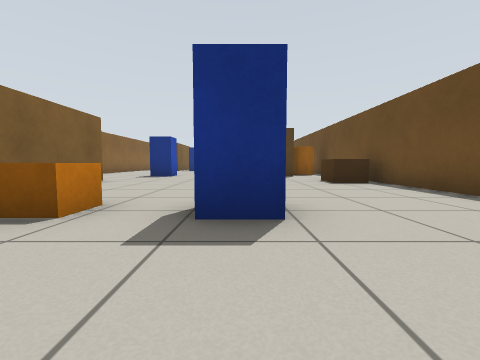
View 1 (above)

23 first-person views from a walk through a robot-simulator world made for Gazebo. The camera is 0.5 m above the floor, tilts 4° down and sees 90° across. The floor is counted in squares, 1 m on a side. Each view is taken from the middle of a square. On the plan, view 1 faces up. The plan holds only what a view shows up to about 9 squares ahead; the rest is blank.

View 2
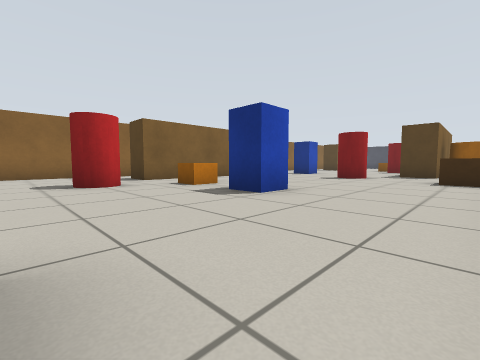

View 3
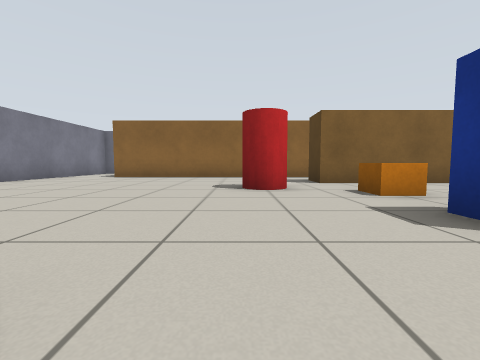

View 4
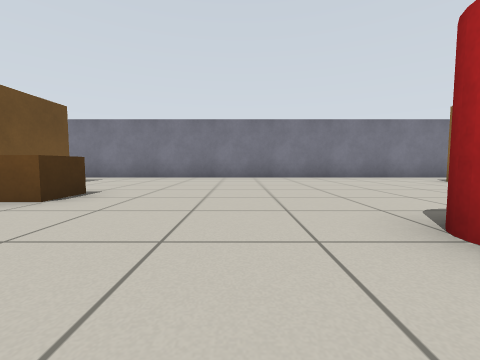

View 5
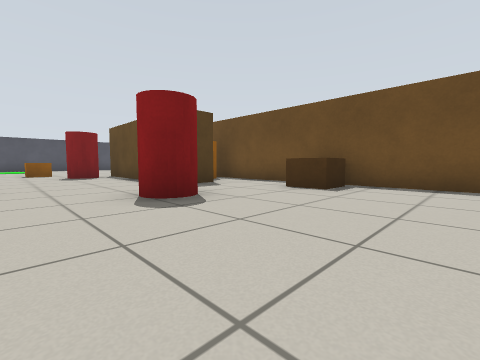

View 6
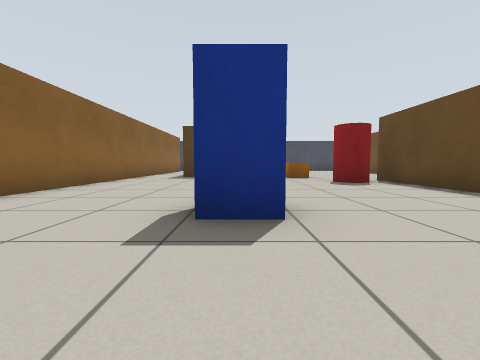

View 7
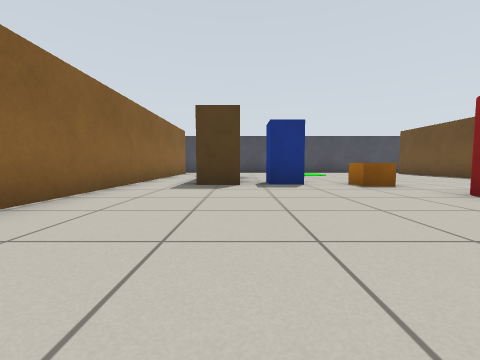

View 8
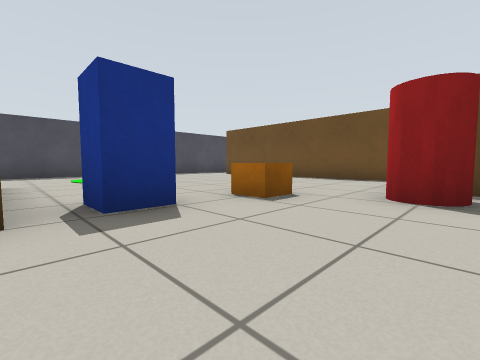

View 9
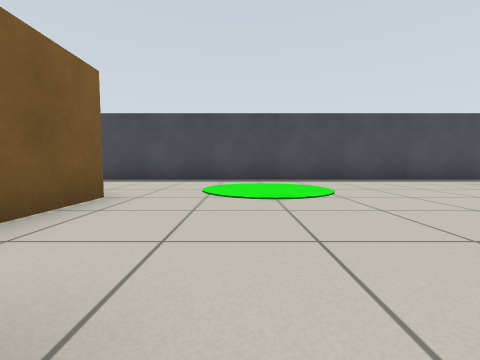

View 10
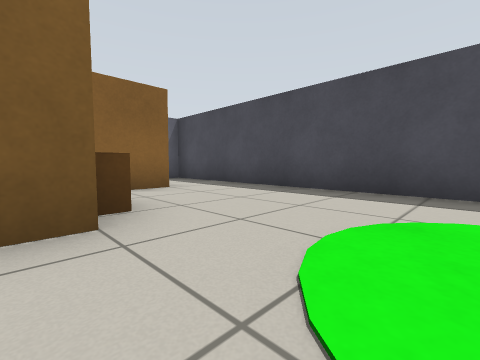

View 11
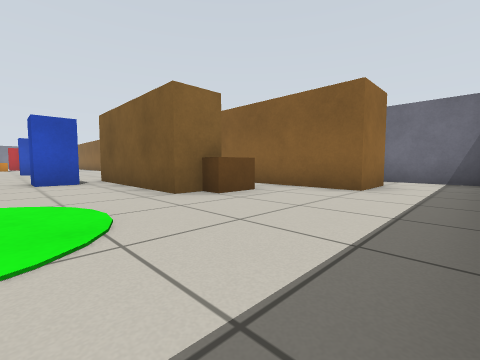

View 12
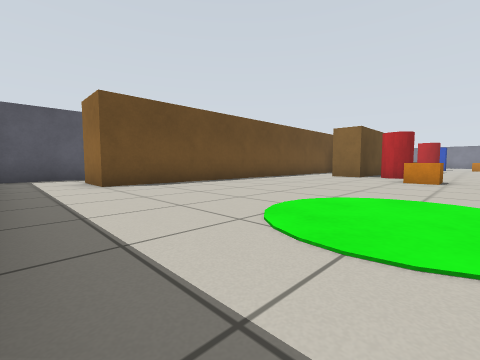

View 13
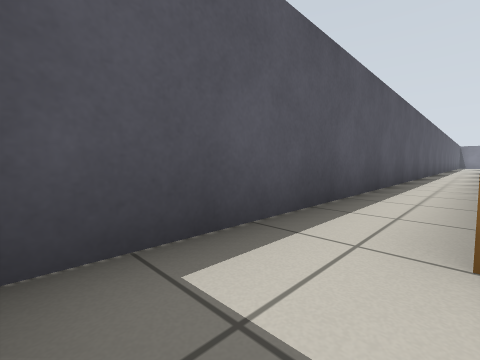

View 14
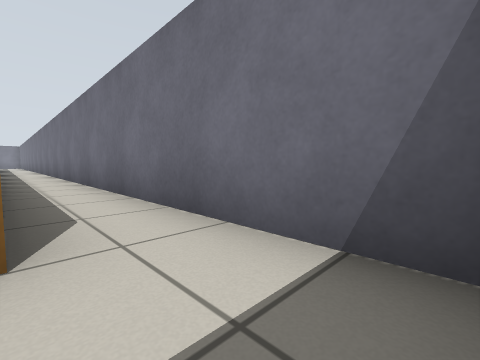

View 15
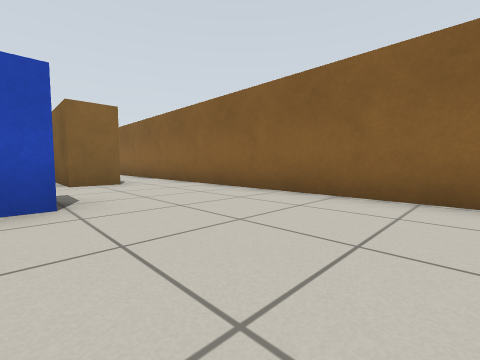

View 16
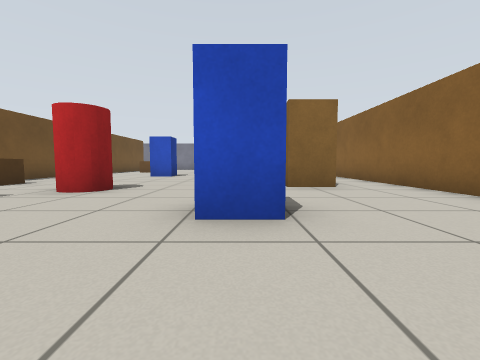

View 17
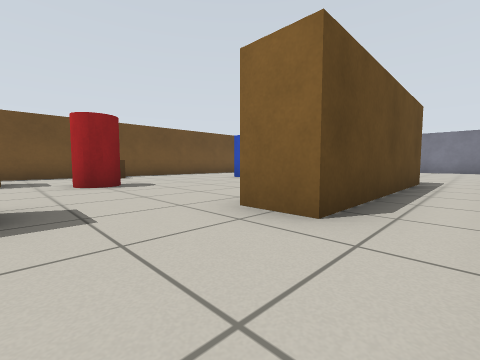

View 18
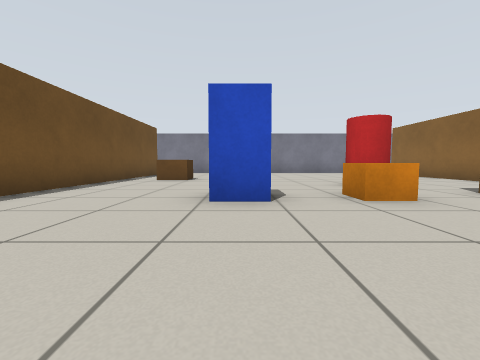

View 19
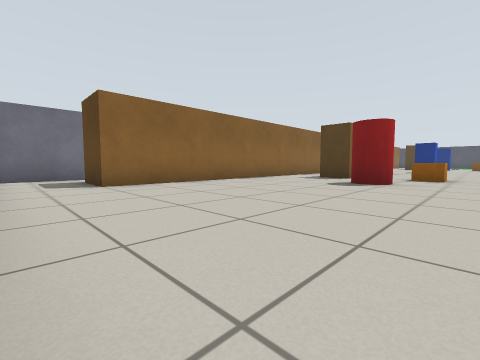

View 20
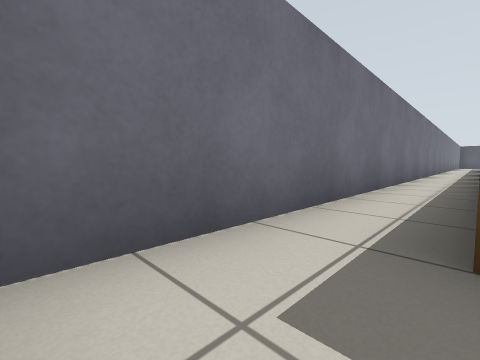

View 21
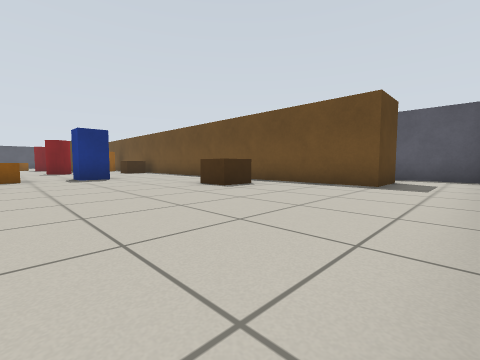

View 22
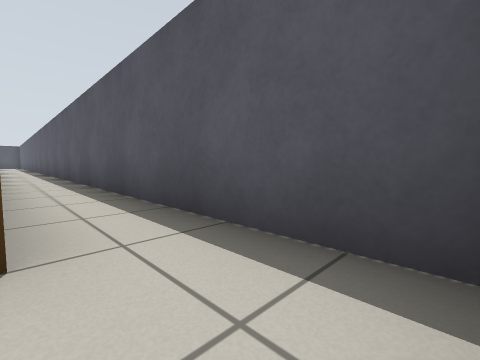

View 23
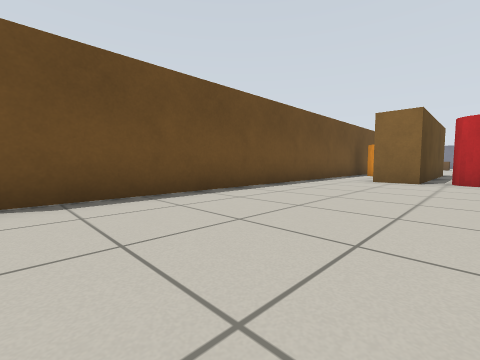

### Floor plan
Points are (right, up) in squares from view 1. A wall is a line through its corners. A room is listed if a view was taken in it or the views show most of it. See-through windows are left out.
Room 1 (views 1, 2, 3, 4, 5, 6, 7, 8, 9, 10, 11, 12, 13, 15, 16, 17, 18, 19, 21, 22, 23)
walls: (-4, 7) (-4, 2) (-5, 2) (-5, 7) (-4, 7); (2, 10.9) (2, 9) (1, 9) (1, 14) (2, 14); (-5.1, 19.5) (-4, 19.5) (-4, 15.5) (-5, 15.5); (5.1, -4.5) (3.6, -4.5) (3.6, 21.5) (5, 21.5); (-6.6, 21.5) (-6.6, -4.5); (-6.5, -6.3) (5, -6.3); (5.4, 23.4) (-6.6, 23.4)
ways out: opening at (-7.5, -5.5) to room 2; opening at (-7.5, 22.5) to room 2; opening at (4.5, -5.5); opening at (4.5, 22.5)
objects: pallet (-5, 20); pillar (-3, 0) to (-3, 1); pillar (-3, 9) to (-3, 10); pillar (-3, 16); orange box (-2, 2) to (-2, 3); orange box (-1, 15) to (-1, 16); pillar (0, 2) to (0, 3); pillar (0, 7) to (0, 8); pillar (0, 13) to (0, 14); pallet (2, -2) to (2, -1); pallet (3, 6) to (3, 7); orange cylinder (3, 10) to (3, 11)
Room 2 (views 14, 20)
walls: (-9.3, 5.5) (-9.3, -6.1); (-8.1, 21.5) (-6.6, 21.5); (-6.6, -4.5) (-8, -4.5); (-6.6, 23.4) (-9.3, 23.4) (-9.3, 11.5); (-8.2, -6.3) (-6.5, -6.3)
ways out: opening at (-7.5, -5.5) to room 1; opening at (-7.5, 22.5) to room 1

Positions as (right, up) in squares from view 1, and headings:
1: (0, 0), facing up
2: (3, -1), facing up-left
3: (2, 0), facing left
4: (-1, 2), facing down
5: (-2, 4), facing up-right
6: (-3, 7), facing up
7: (-4, 10), facing up
8: (-4, 13), facing up-right
9: (-2, 16), facing up
10: (-2, 19), facing up-left
11: (-2, 23), facing down-left
12: (-2, 23), facing down-right
13: (5, 23), facing down-right
14: (-8, 23), facing down-left
15: (-3, 13), facing down-left
16: (-3, 12), facing down
17: (-6, 9), facing down-right
18: (0, 6), facing down
19: (-1, -6), facing up-left
20: (-8, -6), facing up-left
21: (-2, -6), facing up-right
22: (5, -6), facing up-right
23: (0, 21), facing down-right
